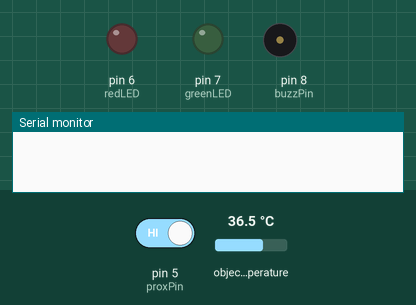
Bench run of a sketch on a simulated Arduino Uno, built with avr-gcc and run on an emulated ATmega328P. On the bench: output pins drawn as LEDs (lit = HIGH), buzzer (waves = sounding, pin HIGH), the last lines printed to the serial monitor. The test bench sets the inputs (shaded band); at power-on: pin 5 (proxPin) HIGH, object temperature 36.5 °C.

Above: at 1.2 s.
1.3 s: pin 5 (proxPin) driven LOW
At 2.3 s:
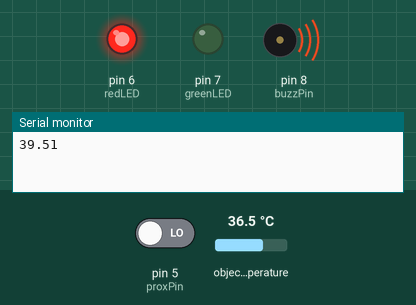
Timing chart, 0 to 4.3 s (numbered marks = the images above; inputs shaded):
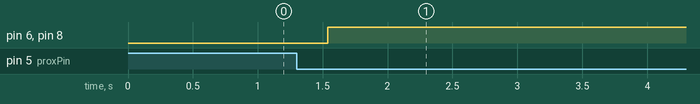

The sketch:

thingspeak.ino
```cpp
#include <Wire.h>
#include <Adafruit_MLX90614.h>

Adafruit_MLX90614 mlx = Adafruit_MLX90614();

//Declaring variables to represent each pin
int proxPin = 5;
int greenLED = 7;
int redLED = 6;
int buzzPin = 8;

double  bodyTemp, totalTemp, averageTemp;

void setup(){
  pinMode(proxPin, INPUT);
  pinMode(greenLED, OUTPUT);
  pinMode(redLED, OUTPUT);
  pinMode(buzzPin, OUTPUT);

  Serial.begin(9600);
  mlx.begin();         //Initialize MLX90614
}

void loop() {
  if(digitalRead(proxPin) == LOW){
    totalTemp = 0;

    for (int i = 0; i < 100; i++){
      bodyTemp= mlx.readObjectTempC()+3;
      totalTemp += bodyTemp;
      delay(1);
    }
    averageTemp = totalTemp/100.0;
    Serial.println(averageTemp);
    delay(50);

    if(averageTemp > 37.5){
      digitalWrite(buzzPin, HIGH);
      delay(10);
      digitalWrite(redLED, HIGH);
      digitalWrite(greenLED, LOW);
    }
    else if(averageTemp <= 37.5){
      digitalWrite(buzzPin, HIGH);
      delay(10);
      digitalWrite(buzzPin, LOW);
      digitalWrite(greenLED, HIGH);
      digitalWrite(redLED, LOW);
    }
    delay(15000);
   // tone(buzzPin, 10);
    digitalWrite(buzzPin, HIGH);
    delay(400);
   // noTone(buzzPin);
    digitalWrite(buzzPin, LOW);
  }
  digitalWrite(redLED, LOW);
  digitalWrite(greenLED, LOW);
}
```

Measured:
- after the input at 1.3 s, pin 6 (redLED): LOW → HIGH after 0.24 s; pin 8 (buzzPin): LOW → HIGH after 0.23 s
